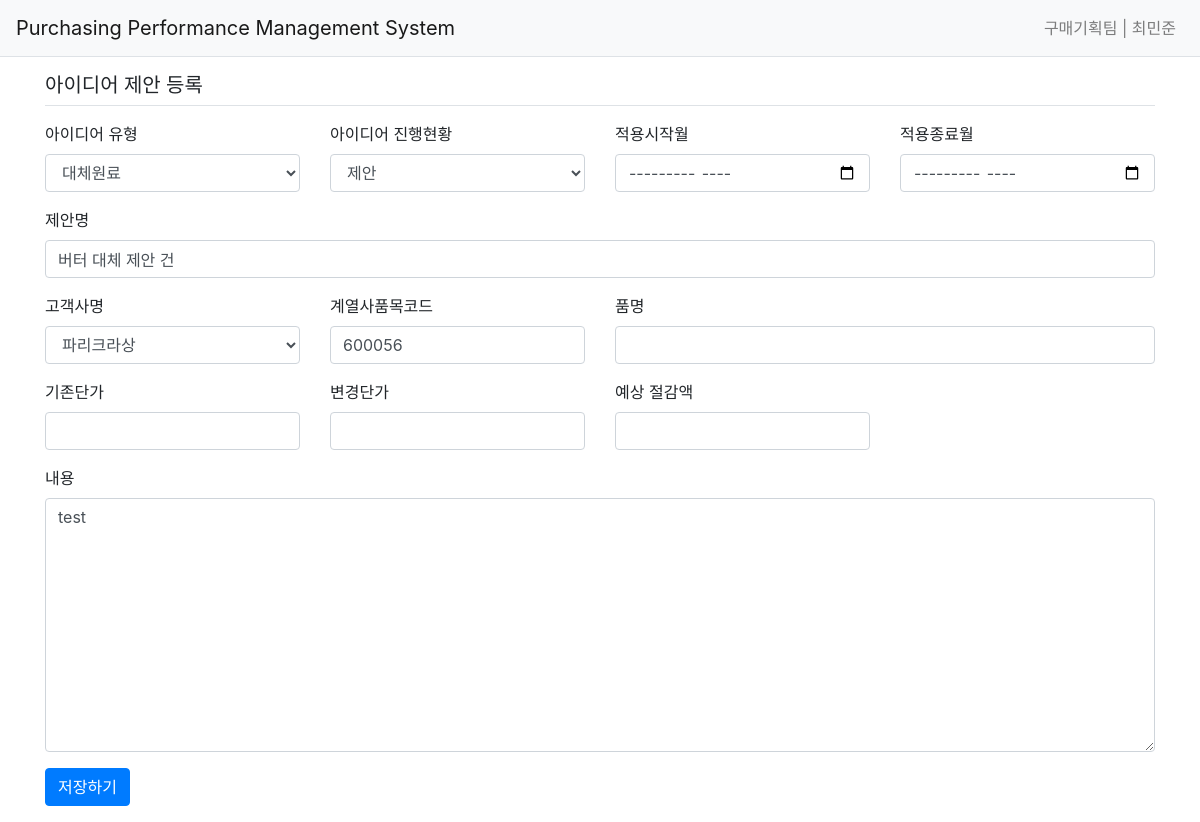
Screenshot of /idea/modify/1 (signed in) with the database file from the repository.
### pybo/models.py (models this page shows)
class User(db.Model):
    id = db.Column(db.Integer, primary_key=True)
    username = db.Column(db.String(150), unique=False, nullable=False)
    password = db.Column(db.String(200), nullable=False)
    email = db.Column(db.String(120), unique=True, nullable=False)
    userid = db.Column(db.String(150), unique=True, nullable=False)
    userteam = db.Column(db.String(30), nullable=False)

class Idea(db.Model):
    id = db.Column(db.Integer, primary_key=True)
    ideaNum = db.Column(db.String(30), unique=True, nullable=False) #new
    ideaType = db.Column(db.String(50), nullable=False) #new
    companyID = db.Column(db.String(10), nullable=False)
    companyName = db.Column(db.String(50), db.ForeignKey('company.companyName', ondelete='CASCADE'), nullable=False)
    company = db.relationship('Company')
    prodID = db.Column(db.String(30), nullable=False) #name change/ prod_ID to prodID
    prodName = db.Column(db.String(100), db.ForeignKey('product.prodName'))
    prod = db.relationship('Product')
    ideaTitle = db.Column(db.String(200), nullable=False) #name change / subject to ideaTitle
    ideaStatus = db.Column(db.String(30), nullable=True) # new
    effectBegin = db.Column(db.DateTime(), nullable=True) # new
    effectEnd = db.Column(db.DateTime(), nullable=True) # new
    priceBefore = db.Column(db.Float(), nullable=True) #new
    priceAfter = db.Column(db.Float(), nullable=True) #new
    estSavings = db.Column(db.Float(), nullable=True) #new
    content = db.Column(db.Text(), nullable=False)
    regDate = db.Column(db.DateTime(), nullable=False)
    userid = db.Column(db.String(150), nullable=False)
    userName = db.Column(db.Integer, db.ForeignKey('user.username', ondelete='CASCADE'), nullable=False)
    user = db.relationship('User', backref=db.backref('idea_set'))
    editDate = db.Column(db.DateTime(), nullable=True)
    voter = db.relationship('User', secondary=idea_voter, backref=db.backref('idea_voter_set'))

### pybo/views/idea_views.py (the view)
@bp.route('/modify/<int:idea_id>', methods=('GET', 'POST'))
@login_required
def modify(idea_id):
    idea = Idea.query.get_or_404(idea_id)
    if g.user != idea.user:
        flash('수정권한이 없습니다')
        return redirect(url_for('idea.detail', idea_id=idea_id))
    if request.method == 'POST':
        form = IdeaForm()
        if form.validate_on_submit():
            form.populate_obj(idea)
            idea.editDate = datetime.now()  # 수정일시 저장
            db.session.commit()
            return redirect(url_for('idea.detail', idea_id=idea_id))
    else:
        form = IdeaForm(obj=idea)
    return render_template('idea/idea_form.html', form=form)

### pybo/forms.py
class IdeaForm(FlaskForm):
    ideaType = StringField('고객사명', validators=[DataRequired('아이디어 유형을 선택하세요.')])
    ideaStatus = StringField('계열사품목코드', validators=[DataRequired('현재 아이디어 진행현황을 선택하세요.')])
    effectBegin = DateField('적용시작월', format='%Y-%m')
    effectEnd = DateField('적용종료월', format='%Y-%m')
    ideaTitle = StringField('제목', validators=[DataRequired('제목은 필수입력 항목입니다.')])
    companyID = StringField('고객사명', validators=[DataRequired('고객사명은 필수입력 항목입니다.')])
    prodID = StringField('계열사품목코드', validators=[DataRequired('계열사품목코드는 필수입력 항목입니다.')])
    priceBefore = FloatField('기존단가')
    priceAfter = FloatField('변경단가')
    estSavings = FloatField('예상절감액')
    content = TextAreaField('내용', validators=[DataRequired('내용은 필수입력 항목입니다.')])

### pybo/views/auth_views.py (called while the page is built)
@bp.before_app_request
def load_logged_in_user():
    userid = session.get('userid')
    if userid is None:
        g.user = None
    else:
        g.user = User.query.get(userid)

def login_required(view):
    @functools.wraps(view)
    def wrapped_view(**kwargs):
        if g.user is None:
            return redirect(url_for('auth.login'))
        return view(**kwargs)
    return wrapped_view

### pybo/templates/idea/idea_form.html (shortened to what this page needs)
{% extends 'base.html' %}
{% block content %}
<div class="container">
    <h5 class="my-3 border-bottom pb-2">아이디어 제안 등록</h5>
    <form method="post" class="post-form my-3">
        <div class="form-group">
            <div class="row">
                <div class="col-3">
                    <label for="ideaType">아이디어 유형</label>
                    <select class="form-control" name="ideaType" id="ideaType"
                        value="{{ form.ideaType.data or '' }}">
                        <option>대체원료</option>
                    </select>
                </div>
                <div class="col-3">
                    <label for="ideaStatus">아이디어 진행현황</label>
                    <select class="form-control" name="ideaStatus" id="ideaStatus"
                           value="{{ form.ideaStatus.data or '' }}">
                        <option>제안</option>
                    </select>
                </div>
                <div class="col-3">
                    <label for="effectBegin">적용시작월</label>
                    <input type="month" data-date-format="YYYY-MM" class="form-control" name="effectBegin" id="effectBegin"
                   value="{{ form.effectBegin.data or '' }}">
                </div>
                <div class="col-3">
                    <label for="effectEnd">적용종료월</label>
                    <input type="month" data-date-format="YYYY-MM" class="form-control" name="effectEnd" id="effectEnd"
                   value="{{ form.effectEnd.data or '' }}">
                </div>
            </div>
        </div>
        <div class="form-group">
            <label for="ideaTitle">제안명</label>
            <input type="text" class="form-control" name="ideaTitle" id="ideaTitle"
                   value="{{ form.ideaTitle.data or '' }}">
        </div>
        <div class="form-group">
            <div class="row">
                <div class="col-3 ">
                <label for="ideaTitle">고객사명</label>
                <select class="form-control" name="companyID" id="companyID"
                    value="{{ form.companyID.data or '' }}">
                    <option value="PC00">파리크라상</option>
                </select>
                </div>
                <div class="col-3">
                <label for="ideaTitle">계열사품목코드</label>
                <input type="text" class="form-control" name="prodID" id="prodID"
                    value="{{ form.prodID.data or '' }}">
                </div>
                <div class="col-6">
                    <label for="ideaTitle">품명</label>
                    <input type="text" class="form-control" name="prodName" id="prodName"
                        value="">
                </div>
            </div>
        </div>
        <div class="form-group">
            <div class="row">
                <div class="col-3">
                    <label for="priceBefore">기존단가</label>
                    <input type="text" style="text-align: right;" class="form-control" name="priceBefore" id="priceBefore"
                        value="{{ form.priceBefore.data or '' }}">
                </div>
                <div class="col-3">
                    <label for="priceAfter">변경단가</label>
                    <input type="text" style="text-align: right;" class="form-control" name="priceAfter" id="priceAfter"
                        value="{{ form.priceAfter.data or '' }}">
                </div>
                <div class="col-3">
                    <label for="estSavings">예상 절감액</label>
                    <input type="text" style="text-align: right;" class="form-control" name="estSavings" id="estSavings"
                        value="{{ form.estSavings.data or '' }}">
                </div>
            </div>
        </div>
        <div class="form-group">
            <label for="content">내용</label>
            <textarea class="form-control" name="content"
                      id="content" rows="10">{{ form.content.data or '' }}</textarea>
        </div>
        <button type="submit" class="btn btn-primary">저장하기</button>
    </form>
</div>
{% endblock %}

### pybo/templates/navbar.html (shortened to what this page needs)
<nav class="navbar navbar-expand-lg navbar-light bg-light border-bottom">
    <a class="navbar-brand" href="{{ url_for('main.index') }}">Purchasing Performance Management System</a>
    <div class="collapse navbar-collapse flex-grow-0 ml-auto" id="navbarNav">
        {% if g.user %}
        <ul class="navbar-nav">
            <li class="nav-item ">
                <a class="nav-link" href="{{ url_for('auth.logout') }}">{{ g.user.userteam }} | {{ g.user.username }}</a>
            </li>
        </ul>
        {% endif %}
    </div>
</nav>

### rows the page displays
User: user.userteam "구매기획팀", user.username "최민준"
Idea: ideaType "대체원료", ideaStatus "제안", ideaTitle "버터 대체 제안 건", companyID "파리크라상", prodID "600056", content "test"
